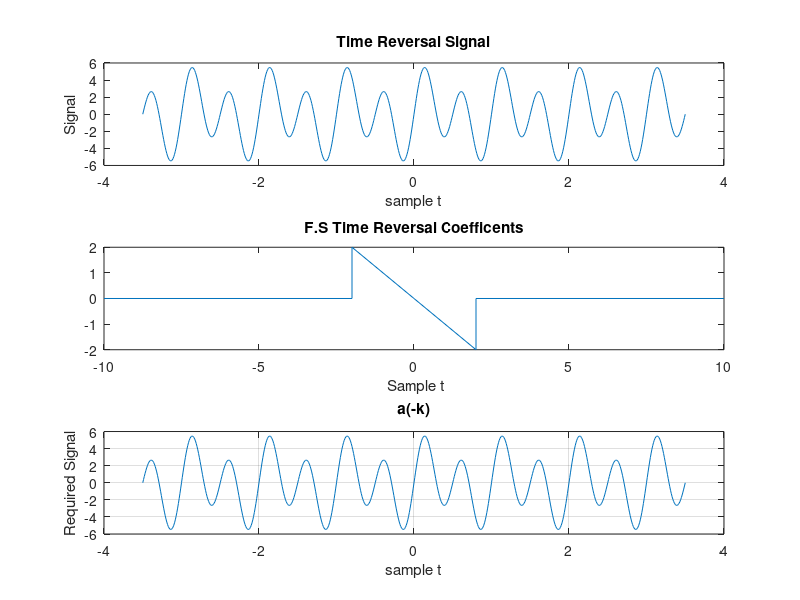

Here is the MATLAB script that generated this plot:
clc; 
clear all;
close all;
%Time sample for the signal
t = -3.5:0.01:3.5; 
%Time period
T = 1;
%Fundamental frequency will be
w0 = 2*pi/T;
%Coefficients
M = 10;
x1 = zeros(1,length(t)); 
k = -M:M;
%Using for loop
for k = -M:M
       %if absolute of coefficent is less than 3
    if abs(k)<3
        %Execute following statement
        x1 = x1 + 1j*k*exp(1j*k*w0*t);
    else
        x1 = x1 + 0*exp(1j*k*w0*t);
    end
end
%Plotting continuous signal
subplot(3,1,1);
p=plot(-t,real(x1));
%-t is actually time reversal property
%real(x) will plot real part of the signal
xlabel('sample t'); 
ylabel('Signal') ;
title('Time Reversal Signal');
x1=-M:-2;
y1=0.*x1;
x2=-2:2;
y2=1j.*x2;
x3=2:M;
y3=0.*x3;
k2 = [ x1 x2 x3 ];
ak = [ y1 y2 y3 ];
subplot(3,1,2);
plot( -k2 , imag(ak));
xlabel(' Sample t');
title('F.S Time Reversal Coefficents'); 
x2 = zeros(1,length(t));
%Applying loop to check the condition
for k = -M:M
    %if absolute of coefficent is less than 3
    if abs(k)<3
        %Execute following statement
x2 = x2 + 1j*-k*exp(1j*k*w0*t);
    else
        %if condition is false execute following statemetns
x2 = x2 + 0*exp(1j*k*w0*t);
    end
end
subplot(3,1,3);
plot(t , real(x2));
grid;
xlabel('sample t'); 
ylabel('Required Signal') ;
title('a(-k)');
